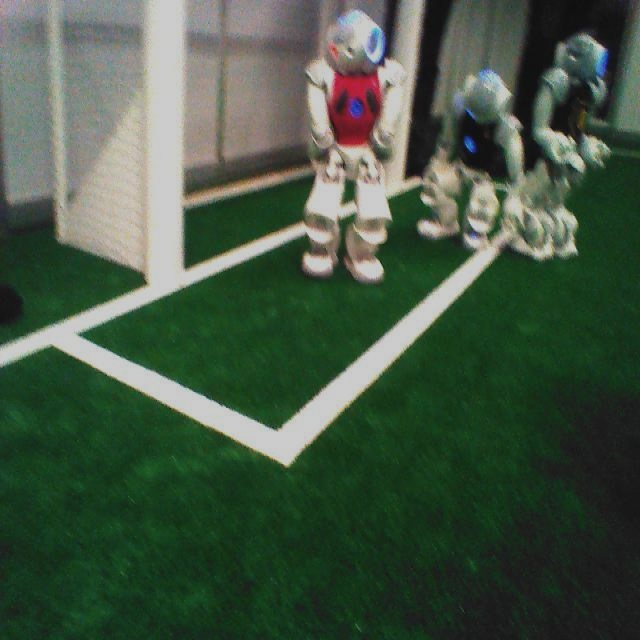
#> input picture images/bitbots_reality_spl_only_131-16_02_2018__11_18_08_0117_upper_png_jpg_b0.8_s1.0_k0.jpg, 640 x 640 px
$ python diag_b2_perp.py
#> lines starting #> are read from the running program, lines starting #| are printed output that depends on the picture; after the words box and inside, x2 and y2 are one past the last pixel; in counts of white or black regions, pixels touching at a corner belong together
"""(b) v2 — Perfis perpendiculares reais às linhas Hough.

Uso: python3 scripts/diagnostico/diag_b2_perp.py
"""
import sys, os
sys.path.insert(0, os.path.join(os.path.dirname(__file__), '..', '..'))
import numpy as np
import cv2

BASE = os.path.join(os.path.dirname(__file__), '..', '..')
OUT  = os.path.join(BASE, 'debug_out')

# Segmentos fornecidos pela sessão anterior (calibração B, px originais)
SEGS_FIXOS = {
    'bitbots': [(77,333,314,228), (63,351,285,464), (281,428,462,265)],
    'eliza':   [(71,246,303,317), (413,359,635,426), (428,355,604,406)],
}

CALIB_B_W_LO = np.array([0,  0, 165], dtype=np.uint8)
CALIB_B_W_HI = np.array([179,60, 255], dtype=np.uint8)

IMG_PATHS = {
    'bitbots': os.path.join(BASE, 'images',
        'bitbots_reality_spl_only_131-16_02_2018__11_18_08_0117_upper_png_jpg_b0.8_s1.0_k0.jpg'),
    'eliza':   os.path.join(BASE, 'images', 'eliza_nat_light_20001_png_b1.0_s1.2_k3.jpg'),
    'image_1': os.path.join(BASE, 'images', 'image_1.png'),
}


def load(path):
    img = cv2.imread(path)
#> img is the input picture: shape (640, 640, 3); mean B, G, R 67.3, 86, 68.1
    if img is None: sys.exit(f"ERRO: {path}")
    if img.ndim == 3 and img.shape[2] == 4:
        img = cv2.cvtColor(img, cv2.COLOR_BGRA2BGR)
    return img


def hough_segs(img):
    """Retorna ≥3 segmentos Hough longos no branco B, ordenados por comprimento desc."""
    hsv = cv2.cvtColor(img, cv2.COLOR_BGR2HSV)
    wm  = cv2.inRange(hsv, CALIB_B_W_LO, CALIB_B_W_HI)
    edges = cv2.Canny(wm, 50, 150)
    segs = cv2.HoughLinesP(edges, 1, np.pi/180, threshold=30,
                            minLineLength=40, maxLineGap=10)
    if segs is None:
        return []
    segs2 = segs.reshape(-1, 4)
    segs2 = sorted(segs2, key=lambda s: np.hypot(s[2]-s[0], s[3]-s[1]), reverse=True)
    # Filtrar para pegar segmentos em direções distintas (≥20° de diferença entre si)
    chosen = []
    for s in segs2:
        ang = np.degrees(np.arctan2(s[3]-s[1], s[2]-s[0])) % 180
        if all(abs(((ang - np.degrees(np.arctan2(c[3]-c[1],
                    c[2]-c[0])) % 180) + 90) % 180 - 90) > 10
               for c in chosen):
            chosen.append(s)
        if len(chosen) >= 3:
            break
    # Se não há 3 com ângulos distintos, pega os 3 mais longos
    if len(chosen) < 3:
        chosen = segs2[:3]
    return [tuple(s) for s in chosen[:3]]


def sample_perpendicular(V_img, x1, y1, x2, y2, n=8, half=40):
    """Amostra n perfis perpendiculares ao segmento, ±half px.

    Retorna (profiles, sample_pts, normal) onde:
      profiles   : lista de n arrays (2*half+1,) de V float
      sample_pts : lista de (cx,cy) em px originais
      normal     : (nx, ny) unitário perpendicular ao segmento
    """
    dx, dy = x2 - x1, y2 - y1
    seg_len = np.hypot(dx, dy)
    if seg_len < 1: return [], [], (0,1)
    ux, uy = dx/seg_len, dy/seg_len
    nx, ny = -uy, ux                # normal 90° CCW

    ts = np.linspace(0.1, 0.9, n)
    H_img, W_img = V_img.shape
    ss = np.arange(-half, half + 1, dtype=float)   # 81 posições

    profiles = []
    pts = []
    for t in ts:
        cx = x1 + t * dx
        cy = y1 + t * dy
        xs = np.clip(cx + ss * nx, 0, W_img - 1.001)
        ys = np.clip(cy + ss * ny, 0, H_img - 1.001)

        # Interpolação bilinear
        x0 = np.floor(xs).astype(int); x1_ = np.minimum(x0+1, W_img-1)
        y0 = np.floor(ys).astype(int); y1_ = np.minimum(y0+1, H_img-1)
        fx = xs - x0; fy = ys - y0
        vals = (V_img[y0, x0] * (1-fx) * (1-fy)
              + V_img[y0, x1_] *   fx  * (1-fy)
              + V_img[y1_, x0] * (1-fx) *   fy
              + V_img[y1_, x1_] *  fx  *   fy)
        profiles.append(vals)
        pts.append((float(cx), float(cy)))

    return profiles, pts, (float(nx), float(ny))


def compute_fwhm(profile, min_contrast=40, edge_margin=10):
    """FWHM a partir de um perfil 1D de V.

    Retorna (width_px, valid, info_str).
    V_fundo = média dos primeiros e últimos edge_margin valores (extremos do perfil).
    half = V_fundo + (V_pico - V_fundo)/2.
    Descarta se contraste < min_contrast, pico nas bordas ou região saturada uniforme.
    """
    arr = np.asarray(profile, dtype=float)
    n = len(arr)
    p = int(np.argmax(arr))

    if p < edge_margin or p > n - edge_margin - 1:
        return None, False, f"pico na borda (pos={p})"

    bg = float(np.mean(np.concatenate([arr[:edge_margin], arr[-edge_margin:]])))
    pk = float(arr[p])
    contrast = pk - bg

    if contrast < min_contrast:
        return None, False, f"contraste baixo ({contrast:.1f}<{min_contrast})"

    if pk >= 252 and bg >= 245:
        return None, False, f"saturado/uniforme (pk={pk:.0f} bg={bg:.0f})"

    half = bg + contrast / 2.0

    # Borda esquerda: busca do pico para a esquerda
    left = p
    for i in range(p-1, -1, -1):
        if arr[i] < half:
            # Interpolação linear entre i e i+1
            left = i + (arr[i+1] - half) / max(arr[i+1] - arr[i], 1e-6)
            break

    # Borda direita
    right = p
    for i in range(p+1, n):
        if arr[i] < half:
            right = (i-1) + (arr[i-1] - half) / max(arr[i-1] - arr[i], 1e-6)
            break

    width = right - left
    return float(width), True, f"V_pk={pk:.0f} V_bg={bg:.0f} half={half:.0f}"


# ── Main ────────────────────────────────────────────────────────────────────
print("=" * 70)
print("(b) PERFIS PERPENDICULARES AOS SEGMENTOS HOUGH  (px imagem ORIGINAL)")
print("=" * 70)

FATOR = 8   # fator fixo do pipeline
raw_to_print = {}   # 3 por imagem: um por segmento

for nome in ['bitbots', 'eliza', 'image_1']:
    img = load(IMG_PATHS[nome])
    H_img, W_img = img.shape[:2]
#> H_img = 640; W_img = 640
    hsv = cv2.cvtColor(img, cv2.COLOR_BGR2HSV)
#> hsv: shape (640, 640, 3); mean H, S, V 57.4, 94.6, 88.5
    V_img = hsv[:,:,2].astype(float)
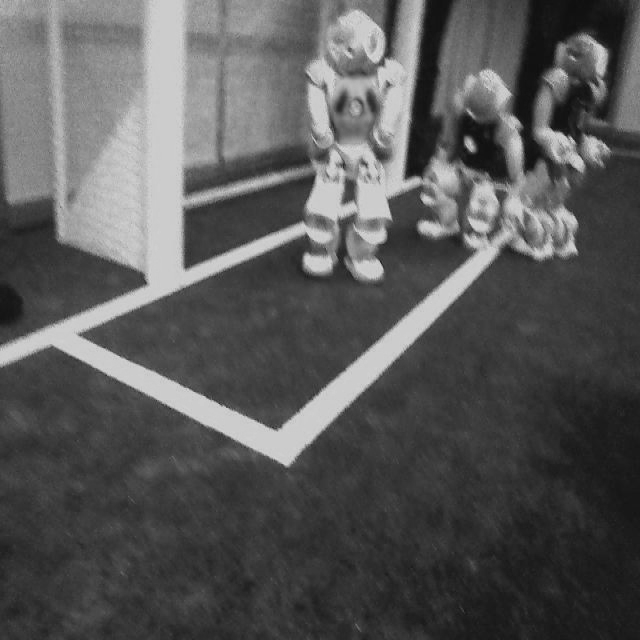
#> V_img: shape (640, 640) float64; min 10, max 222, mean 88.5

    if nome in SEGS_FIXOS:
        segs = SEGS_FIXOS[nome]
        print(f"\n{nome} ({W_img}x{H_img}px)  — segmentos fornecidos:")
#| bitbots (640x640px)  — segmentos fornecidos:
    else:
        segs = hough_segs(img)
        print(f"\n{nome} ({W_img}x{H_img}px)  — segmentos Hough calculados:")
        for i, s in enumerate(segs):
            print(f"  seg{i+1}: ({s[0]},{s[1]})→({s[2]},{s[3]}) "
                  f"len={np.hypot(s[2]-s[0],s[3]-s[1]):.0f}px")

    ann = img.copy()
    raw_to_print[nome] = []

    print(f"  {'Seg':>4} {'yCentro':>8} {'válidos/8':>10} "
          f"{'FWHM_med':>9} {'FWHM_min':>9} {'FWHM_max':>9} "
          f"{'FWHM_grade':>11}")
    print("  " + "-" * 65)

    for seg_i, (x1,y1,x2,y2) in enumerate(segs):
        y_center = (y1 + y2) / 2.0
        dx, dy = x2-x1, y2-y1
        # Desenhar segmento na anotação
        cv2.line(ann, (x1,y1),(x2,y2),(0,255,255),2)
        # Rótulo do segmento
        mx, my = (x1+x2)//2, (y1+y2)//2
        cv2.putText(ann, f"S{seg_i+1}", (mx+3,my-3),
                    cv2.FONT_HERSHEY_SIMPLEX, 0.5, (0,255,255), 1)

        profiles, pts, (nx, ny) = sample_perpendicular(
            V_img, x1, y1, x2, y2, n=8, half=40)

        fwhms = []
        first_raw_printed = False

        for j, (prof, (cx, cy)) in enumerate(zip(profiles, pts)):
            w, valid, info = compute_fwhm(prof, min_contrast=40)
            color = (0,200,0) if valid else (0,0,200)

            # Desenhar linha perpendicular de ±40px
            px_s = (int(cx - 40*nx), int(cy - 40*ny))
            px_e = (int(cx + 40*nx), int(cy + 40*ny))
            # Clipar às bordas
            px_s = (np.clip(px_s[0],0,W_img-1), np.clip(px_s[1],0,H_img-1))
            px_e = (np.clip(px_e[0],0,W_img-1), np.clip(px_e[1],0,H_img-1))
            cv2.line(ann, px_s, px_e, color, 1)
            cv2.circle(ann, (int(cx),int(cy)), 2, (255,255,0), -1)

            if valid:
                fwhms.append(w)
                if not first_raw_printed:
                    raw_to_print[nome].append((seg_i+1, j, list(prof), info))
                    first_raw_printed = True

        n_valid = len(fwhms)
        if fwhms:
            med = float(np.median(fwhms))
            mn, mx_fw = min(fwhms), max(fwhms)
            print(f"  seg{seg_i+1}  y={y_center:>6.0f}  "
                  f"{n_valid:>5}/8  "
                  f"{med:>8.1f}px  {mn:>8.1f}px  {mx_fw:>8.1f}px  "
                  f"{med/FATOR:>8.2f}px_grade")
        else:
            print(f"  seg{seg_i+1}  y={y_center:>6.0f}  "
                  f"  0/8   todos descartados")
#> this loop made 3 passes
#> (nx, ny) on passes 1 to 3: (0.405, 0.914), (-0.454, 0.891), (0.669, 0.743)
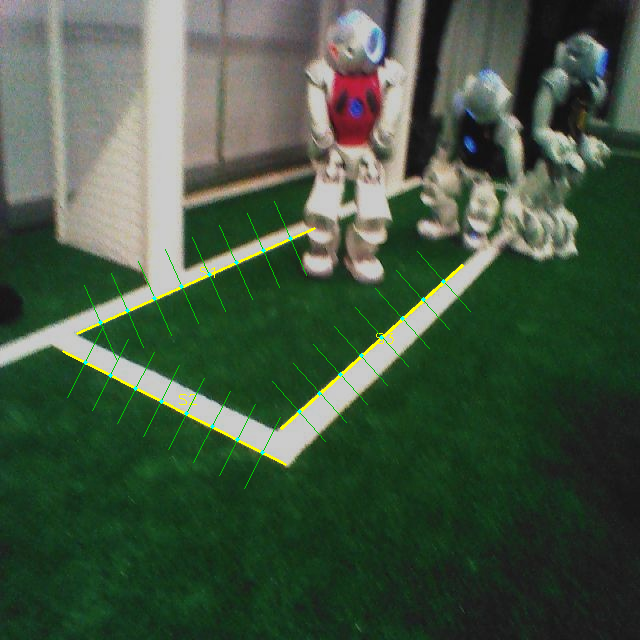
#> ann: shape (640, 640, 3); 0.95% of pixels changed, all inside (x1, y1, x2, y2) = (62, 201, 471, 489)

    # Salvar imagem anotada
    cv2.putText(ann,
        "AMARELO=seg  CIANO=rot_seg  VERDE=perf_valido  VERMELHO=perf_invalido",
        (5, H_img-5), cv2.FONT_HERSHEY_SIMPLEX, 0.4, (255,255,255), 1)
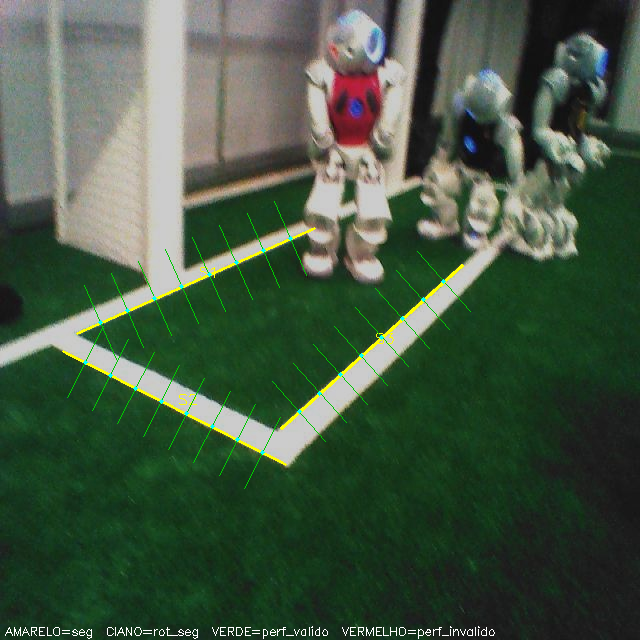
#> ann: shape (640, 640, 3); 0.27% of pixels changed, all inside (x1, y1, x2, y2) = (5, 626, 495, 639)
    out = os.path.join(OUT, f"{nome}_b3_perp.png")
    cv2.imwrite(out, ann)
    print(f"  Anotação salva: {out}")
#> pass 2 of the loop `for nome in ['bitbots', 'eliza', 'image_1']:`:
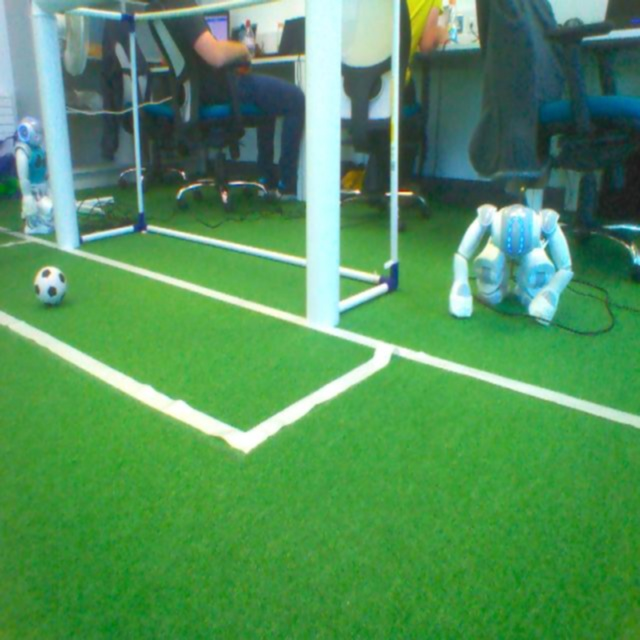
#> input picture images/eliza_nat_light_20001_png_b1.0_s1.2_k3.jpg, 640 x 640 px
#> in load, img is the input picture: shape (640, 640, 3); mean B, G, R 91, 145.8, 82.2
#> hsv: shape (640, 640, 3); mean H, S, V 68.1, 127.4, 148.2
#> `V_img = hsv[:,:,2].astype(float)`:
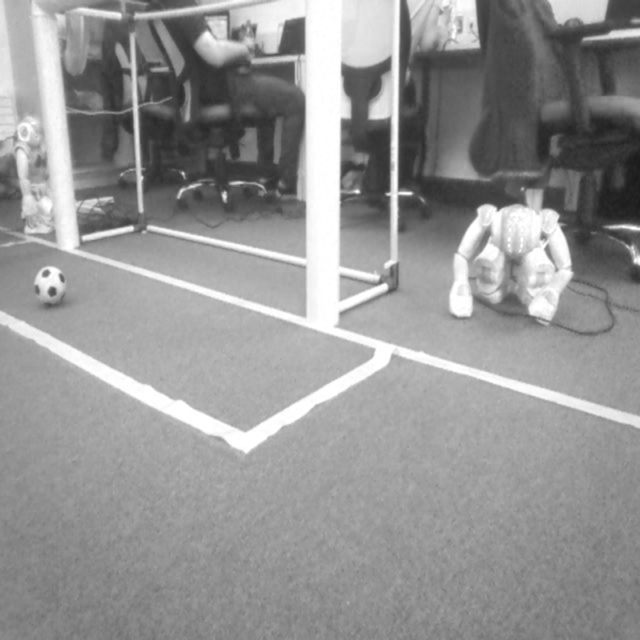
#> V_img: shape (640, 640) float64; min 26, max 255, mean 148.2
#| eliza (640x640px)  — segmentos fornecidos:
#> the loop `for seg_i, (x1,y1,x2,y2) in enumerate(segs):` made 3 passes
#> (nx, ny) on passes 1 to 3: (-0.293, 0.956), (-0.289, 0.957), (-0.278, 0.96)
#> (printed output is left out)
#> `cv2.putText(ann, "AMARELO=seg  CIANO=rot_seg  VERDE=perf_valido  VERME..`:
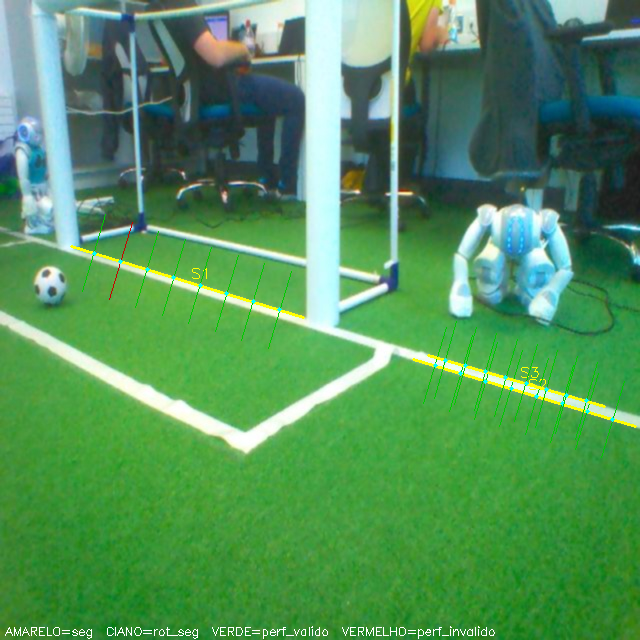
#> ann: shape (640, 640, 3); mean B, G, R 90.6, 146.4, 82.7
#> pass 3 of the loop `for nome in ['bitbots', 'eliza', 'image_1']:`:
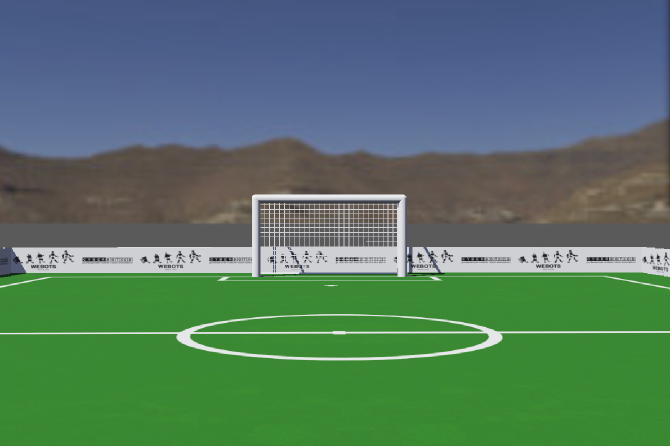
#> input picture images/image_1.png, 1340 x 891 px (shown at 1/2 size)
#> in load, img is the input picture: shape (891, 1340, 3); mean B, G, R 99.7, 119.2, 85.2
#> hsv: shape (891, 1340, 3); mean H, S, V 70.4, 105.3, 135.2
#> V_img: shape (891, 1340) float64
#> in hough_segs, `wm  = cv2.inRange(hsv, CALIB_B_W_LO, CALIB_B_W_HI)`:
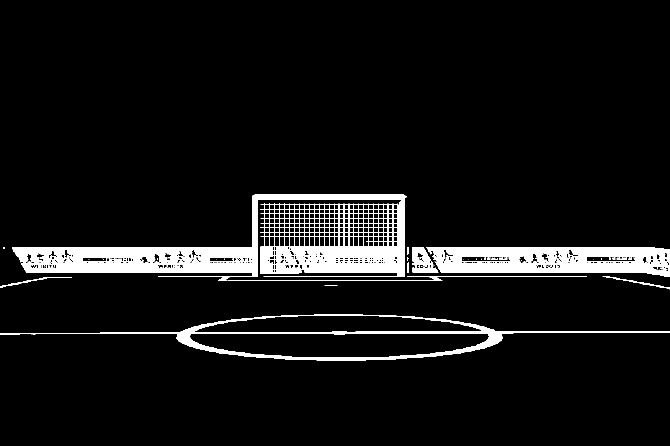
#> wm: shape (891, 1340) (shown at 1/2 size); 7% white; 82 white regions (71 under 20 px), largest, box (x1, y1, x2, y2) and area: (24, 389, 813, 561) 47392, (852, 494, 1340, 554) 20601, (0, 628, 1340, 721) 12364
#> edges: shape (891, 1340); 2% white in thin lines or dots, all inside (x1, y1, x2, y2) = (0, 388, 1340, 721)
#> in hough_segs, `segs = cv2.HoughLinesP(edges, 1, np.pi/180, threshold=30, minLineLengt..`: segs = 215 rows, first 6: [527, 552, 794, 552], [871, 554, 1173, 554], [600, 544, 795, 544], [809, 493, 1291, 493], [386, 663, 664, 663], [515, 494, 793, 494]
#> in hough_segs, `segs2 = segs.reshape(-1, 4)`: segs2 has the same summary as segs
#> in hough_segs, `segs2 = sorted(segs2, key=lambda s: np.hypot(s[2]-s[0], s[3]-s[1]), re..`: segs2 = 215 items, first 6: [809, 493, 1291, 493], [52, 545, 502, 545], [436, 559, 869, 559], [450, 561, 869, 561], [1028, 665, 1339, 665], [871, 554, 1173, 554]
#> the loop in hough_segs, `for s in segs2:` made 137 passes
#> (s, ang) on passes 1 to 8: ([809, 493, 1291, 493], 0), ([52, 545, 502, 545], 0), ([436, 559, 869, 559], 0), ([450, 561, 869, 561], 0), ([1028, 665, 1339, 665], 0), ([871, 554, 1173, 554], 0), ([510, 388, 806, 388], 0), ([517, 399, 809, 399], 0)
#> after the loop in hough_segs, `for s in segs2:`: chosen = [[809, 493, 1291, 493], [809, 553, 809, 390], [887, 642, 945, 653]]
#> `segs = hough_segs(img)`: segs = [(809, 493, 1291, 493), (809, 553, 809, 390), (887, 642, 945, 653)]
#| image_1 (1340x891px)  — segmentos Hough calculados:
#> the loop `for i, s in enumerate(segs):` made 3 passes
#> (printed output is left out)
#> the loop `for seg_i, (x1,y1,x2,y2) in enumerate(segs):` made 3 passes
#> (x1, y1, x2, y2, y_center, mx) on passes 1 to 3: (809, 493, 1291, 493, 493, 1050), (809, 553, 809, 390, 471.5, 809), (887, 642, 945, 653, 647.5, 916)
#> (printed output is left out)
#> `cv2.putText(ann, "AMARELO=seg  CIANO=rot_seg  VERDE=perf_valido  VERME..`:
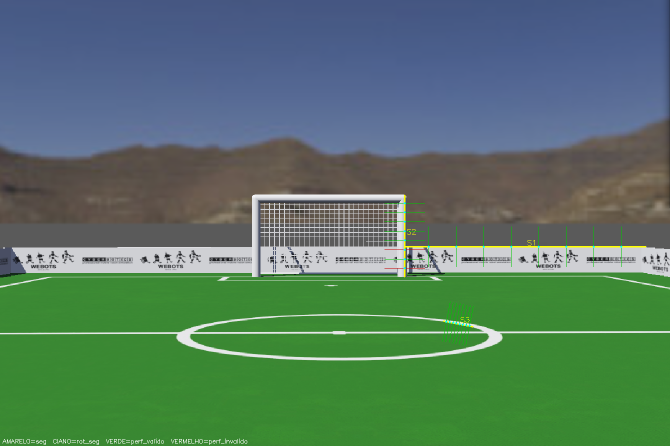
#> ann: shape (891, 1340, 3) (shown at 1/2 size); mean B, G, R 99.5, 119.6, 85.4

print()
print("=" * 70)
print("PERFIS BRUTOS (3 por imagem, um por segmento — array V de 81 posições)")
print("posição s=0 → extremo negativo (−40px da normal), s=80 → extremo (+40px)")
print("=" * 70)

for nome in ['bitbots', 'eliza', 'image_1']:
    print(f"\n{nome}:")
    for (seg_i, prof_j, vals, info) in raw_to_print.get(nome, []):
        arr = [f"{v:.0f}" for v in vals[::5]]   # a cada 5 posições = 17 valores
        print(f"  seg{seg_i} perfil{prof_j} ({info}):")
        print(f"    s= -40,-35,...,+40: {arr}")
        # Também pico e largura
        v_arr = np.array(vals)
        peak_pos = int(np.argmax(v_arr)) - 40
        print(f"    pico em s={peak_pos:+d}px  V_max={v_arr.max():.0f}  V_min={v_arr.min():.0f}")
#> this loop made 3 passes
#|   seg1 perfil0 (V_pk=205 V_bg=116 half=160):
#|   seg2 perfil0 (V_pk=207 V_bg=67 half=137):
#|   seg3 perfil0 (V_pk=206 V_bg=62 half=134):
#|   seg1 perfil0 (V_pk=242 V_bg=125 half=184):
#|   seg2 perfil0 (V_pk=251 V_bg=173 half=212):
#|   seg3 perfil0 (V_pk=254 V_bg=172 half=213):
#|   seg1 perfil0 (V_pk=212 V_bg=143 half=177):
#|   seg2 perfil1 (V_pk=229 V_bg=161 half=195):
#|   seg3 perfil0 (V_pk=234 V_bg=137 half=186):
